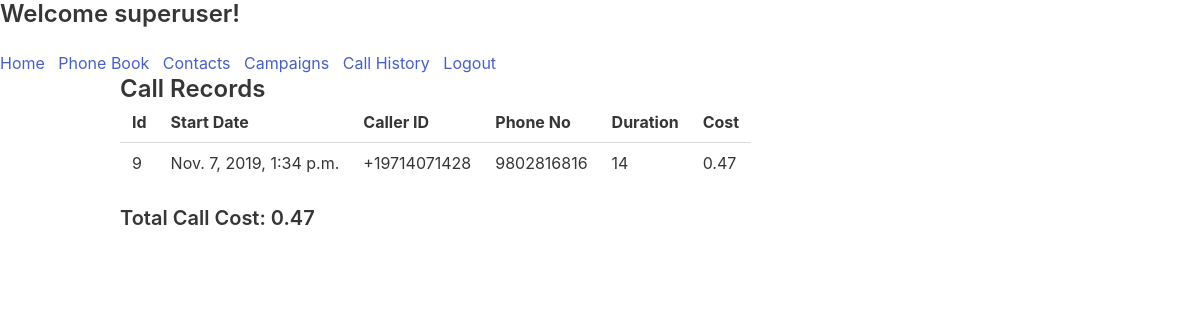
Screenshot of /campaign_call_history/12 (signed in) with the database file from the repository.
### voiceBroadcastApp/models.py (models this page shows, shortened)
class Call(models.Model):
    agent = models.CharField(max_length=255, default='admin')
    call_sid = models.CharField(max_length=255, default='', unique=True)
    campaign = models.ForeignKey(Campaign, on_delete=models.CASCADE, blank=True, null=True)
    start_date = models.DateTimeField(default=datetime.now())
    duration = models.IntegerField()
    caller_id = models.CharField(max_length=255, default='')
    contact = models.ForeignKey(Contact, on_delete=models.CASCADE)
    cost = models.DecimalField(max_digits=5, decimal_places=2)
    completed = models.BooleanField(default=False)

class Contact(models.Model):
    agent = models.CharField(max_length=255, default='admin')
    first_name = models.CharField(max_length=255, default='')
    last_name = models.CharField(max_length=255, default='')
    created_date = models.DateTimeField(default=datetime.now())
    phone_number = models.IntegerField(unique=True)
    phone_book = models.ManyToManyField(PhoneBook)

### voiceBroadcastApp/views.py (the view)
# urls.py: path('campaign_call_history/<int:id>', views.campaign_call_history, name='campaign_call_history'),
def campaign_call_history(request, id):
    if not request.user.is_authenticated:
        return render(request, 'registration/login.html')
    calls = Campaign.objects.get(id=id).call_set.all()
    call_cost = 0
    for call in calls:
        call_cost = call_cost + call.cost
    return render(request, 'voiceBroadcastApp/call_history.html', {'calls': calls, 'call_cost': call_cost, 'id': id})

### voiceBroadcastApp/templates/voiceBroadcastApp/call_history.html (shortened to what this page needs)
{% extends 'base/base.html' %}
{% block content %}
    <!DOCTYPE html>
    <html lang="en">
    <head>
    </head>
    <body>
    <div class="container">
        <div class="aligned">
            <h3 class="content title is-4">Call Records</h3>
        </div>
        <div class="table-container">
            <table class="table">
                <tr>
                    <th>Id</th>
                    <th>Start Date</th>
                    <th>Caller ID</th>
                    <th>Phone No</th>
                    <th>Duration</th>
                    <th>Cost</th>
                </tr>
                {% for call in calls %}
                    <tr>
                        <td>{{ call.id }}</td>
                        <td>{{ call.start_date }}</td>
                        <td>{{ call.caller_id}}</td>
                        <td>{{ call.contact.phone_number }}</td>
                        <td>{{ call.duration }}</td>
                        <td>{{ call.cost }}</td>
                    </tr>
                {% endfor %}
            </table>
        </div>
    {% if id %}
    <div class="aligned">
            <h3 class="content title is-5">Total Call Cost: {{ call_cost }}</h3>
        </div>
    {% endif %}
    </div>
    </body>
    </html>
{% endblock %}

### base/templates/base/base.html (shortened to what this page needs)
{% load static %}
<!DOCTYPE html>
<html lang="en">
<head>
    <link rel="stylesheet" href="https://cdn.jsdelivr.net/npm/bulma@0.8.0/css/bulma.min.css">
</head>
<body>
{% if user.is_authenticated %}
    <div class="title is-4"> Welcome {{ user }}!</div>
{% endif %}
<a href="{% url 'home' %}">
    Home </a>&nbsp
<a href="{% url 'phonebooks' %}">
    Phone Book </a>&nbsp
<a href="{% url 'contacts' %}">
    Contacts </a>&nbsp
<a href="{% url 'campaign' %}">
    Campaigns </a>&nbsp
<a href="{% url 'call_history' %}">
    Call History </a>&nbsp
{% if user.is_authenticated %}
    <a href="{% url 'logout' %}">
        Logout </a>&nbsp
{% else %}
    <a href="{% url 'register' %}">
        Register </a>&nbsp
    <a href="{% url 'login' %}">
        Login </a>&nbsp
{% endif %}
{% block content %}{% endblock %}
</body>
</html>

### rows the page displays
Call: id "9", start_date "Nov. 7, 2019, 1:34 p.m.", caller_id "+19714071428", contact.phone_number "9802816816", duration "14", cost "0.47"

### other values shown
{{ user }} "superuser"
{{ call_cost }} "0.47"
